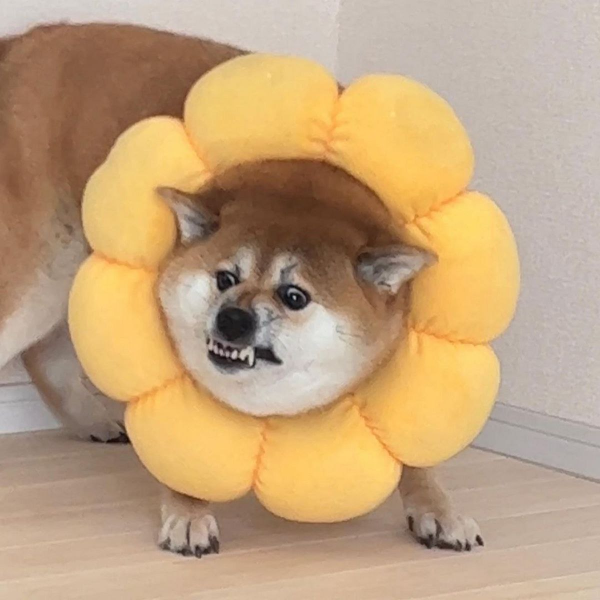
#> input picture lab1/photo_dog.jpg, 1200 x 1200 px, given in place of the camera (shown at 1/2 size)
$ python lab2.py
#> lines starting #> are read from the running program, lines starting #| are printed output that depends on the picture; after the words box and inside, x2 and y2 are one past the last pixel; in counts of white or black regions, pixels touching at a corner belong together
import cv2 as cv
import numpy as np

camera = cv.VideoCapture(0)

core = np.ones((5, 5), np.uint8)

while True:
    ret, frame = camera.read()
#> frame is the input picture: shape (1200, 1200, 3); mean B, G, R 125.8, 162.2, 192.6
    if not ret:
        break

    hsv_img = cv.cvtColor(frame, cv.COLOR_BGR2HSV)
#> hsv_img: shape (1200, 1200, 3); mean H, S, V 16.4, 86.5, 192.6

    lower_red1 = np.array([0, 100, 70])
    upper_red1 = np.array([10, 255, 255])
    lower_red2 = np.array([170, 100, 70])
    upper_red2 = np.array([180, 255, 255])

    mask1 = cv.inRange(hsv_img, lower_red1, upper_red1)
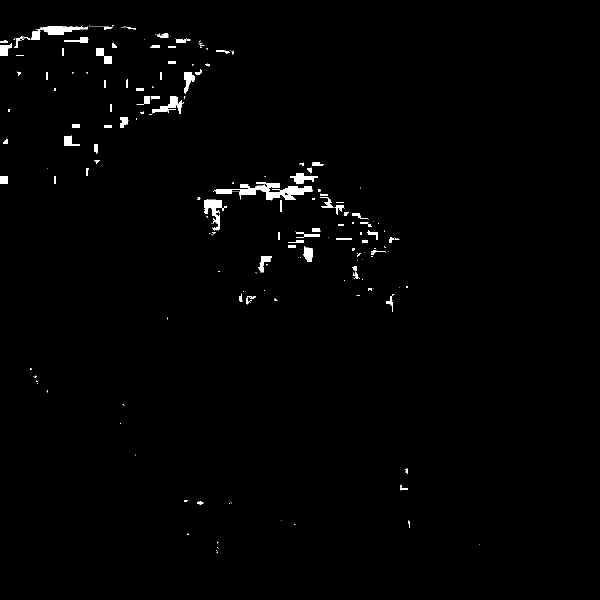
#> mask1: shape (1200, 1200) (shown at 1/2 size); 1.2% white; 235 white regions (145 under 20 px), largest, box (x1, y1, x2, y2) and area: (426, 364, 625, 401) 2922, (62, 52, 176, 80) 1281, (408, 399, 444, 461) 1074
    mask2 = cv.inRange(hsv_img, lower_red2, upper_red2)
#> mask2: shape (1200, 1200); every value is 0
    mask = cv.bitwise_or(mask1, mask2)
    cv.imshow('Mask', mask)

    eroded_mask = cv.erode(mask, core, iterations=2)
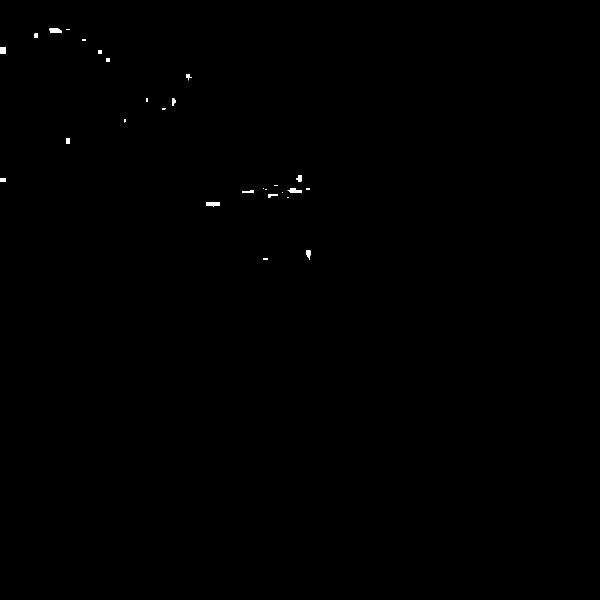
#> eroded_mask: shape (1200, 1200) (shown at 1/2 size); 0.14% white; 27 white regions (6 under 20 px), largest, box (x1, y1, x2, y2) and area: (412, 404, 440, 413) 226, (98, 56, 123, 66) 204, (575, 376, 604, 386) 200
    dilated_mask = cv.dilate(eroded_mask, core, iterations=2)
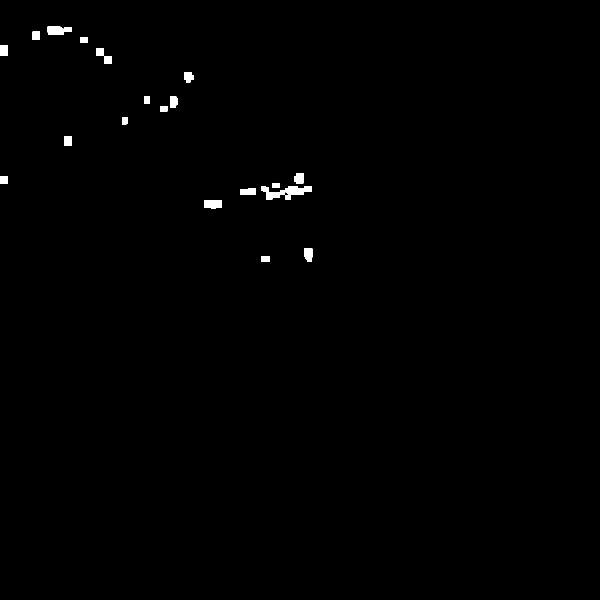
#> dilated_mask: shape (1200, 1200) (shown at 1/2 size); 0.52% white; 21 white regions, largest, box (x1, y1, x2, y2) and area: (532, 372, 623, 400) 1344, (408, 400, 444, 417) 586, (94, 52, 127, 70) 548
    cv.imshow('Erode and Dilate', dilated_mask)

    moms = cv.moments(dilated_mask)
#> moms = moments, m00 1895415, centre m10/m00, m01/m00 = (359.5, 278.1)
    ploshad = moms['m00']
#> ploshad = 1895415

    if ploshad > 400:

        center_x = int(moms['m10'] / ploshad)
#> center_x = 359
        center_y = int(moms['m01'] / ploshad)
#> center_y = 278


        coords = cv.findNonZero(dilated_mask)
#> coords = contour of 7433 points, box (x1, y1, x2, y2) (0, 52, 625, 524), area 4300
        if coords is not None:
            x_vals = coords[:, 0, 0]
#> x_vals = 7433 values, max 624 at index 6843, min 0 at index 1133, mean 359.5
            y_vals = coords[:, 0, 1]
#> y_vals = 7433 values from 52 to 523

            min_x, max_x = int(x_vals.min()), int(x_vals.max())
#> min_x = 0; max_x = 624
            min_y, max_y = int(y_vals.min()), int(y_vals.max())
#> min_y = 52; max_y = 523

            cv.rectangle(frame, (min_x, min_y), (max_x, max_y), (0, 0, 0), 2)
            cv.circle(frame, (center_x, center_y), 5, (0, 0, 255), -1)
#> frame: shape (1200, 1200, 3); mean B, G, R 125.3, 161.6, 191.8

            cv.putText(frame, f'Ploshad: {int(ploshad)}', (min_x, min_y - 10), cv.FONT_HERSHEY_SIMPLEX, 0.6,
                       (0, 255, 0), 2)
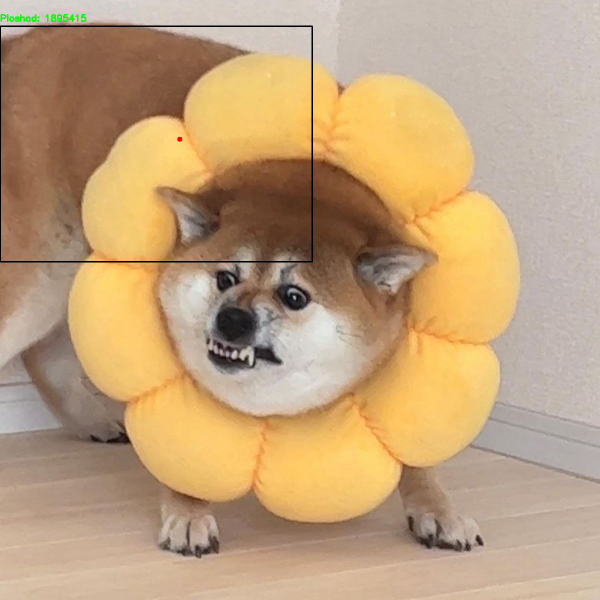
#> frame: shape (1200, 1200, 3) (shown at 1/2 size); mean B, G, R 125.1, 161.6, 191.7

    cv.imshow('Tracking', frame)

    if cv.waitKey(1) & 0xFF == ord('q'):
#> (key q is pressed here)
        break

camera.release()
cv.destroyAllWindows()
